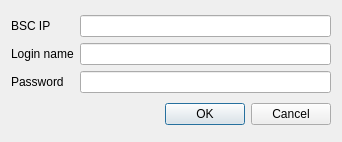
<?xml version="1.0" encoding="UTF-8"?>
<ui version="4.0">
 <class>Settings</class>
 <widget class="QDialog" name="Settings">
  <property name="geometry">
   <rect>
    <x>0</x>
    <y>0</y>
    <width>342</width>
    <height>142</height>
   </rect>
  </property>
  <property name="windowTitle">
   <string>Dialog</string>
  </property>
  <layout class="QGridLayout" name="gridLayout">
   <item row="0" column="0">
    <layout class="QVBoxLayout" name="verticalLayout_2">
     <item>
      <widget class="QLabel" name="label">
       <property name="text">
        <string>BSC IP</string>
       </property>
       <property name="alignment">
        <set>Qt::AlignLeading|Qt::AlignLeft|Qt::AlignVCenter</set>
       </property>
      </widget>
     </item>
     <item>
      <widget class="QLabel" name="label_2">
       <property name="text">
        <string>Login name</string>
       </property>
       <property name="alignment">
        <set>Qt::AlignLeading|Qt::AlignLeft|Qt::AlignVCenter</set>
       </property>
      </widget>
     </item>
     <item>
      <widget class="QLabel" name="label_3">
       <property name="text">
        <string>Password</string>
       </property>
       <property name="alignment">
        <set>Qt::AlignLeading|Qt::AlignLeft|Qt::AlignVCenter</set>
       </property>
      </widget>
     </item>
    </layout>
   </item>
   <item row="0" column="1">
    <layout class="QVBoxLayout" name="verticalLayout">
     <item>
      <widget class="QLineEdit" name="IP"/>
     </item>
     <item>
      <widget class="QLineEdit" name="Login"/>
     </item>
     <item>
      <widget class="QLineEdit" name="password">
       <property name="echoMode">
        <enum>QLineEdit::Password</enum>
       </property>
      </widget>
     </item>
    </layout>
   </item>
   <item row="1" column="0" colspan="2">
    <widget class="QDialogButtonBox" name="buttonBox">
     <property name="orientation">
      <enum>Qt::Horizontal</enum>
     </property>
     <property name="standardButtons">
      <set>QDialogButtonBox::Cancel|QDialogButtonBox::Ok</set>
     </property>
    </widget>
   </item>
  </layout>
 </widget>
 <resources/>
 <connections>
  <connection>
   <sender>buttonBox</sender>
   <signal>accepted()</signal>
   <receiver>Settings</receiver>
   <slot>accept()</slot>
   <hints>
    <hint type="sourcelabel">
     <x>248</x>
     <y>254</y>
    </hint>
    <hint type="destinationlabel">
     <x>157</x>
     <y>274</y>
    </hint>
   </hints>
  </connection>
  <connection>
   <sender>buttonBox</sender>
   <signal>rejected()</signal>
   <receiver>Settings</receiver>
   <slot>reject()</slot>
   <hints>
    <hint type="sourcelabel">
     <x>316</x>
     <y>260</y>
    </hint>
    <hint type="destinationlabel">
     <x>286</x>
     <y>274</y>
    </hint>
   </hints>
  </connection>
 </connections>
</ui>
